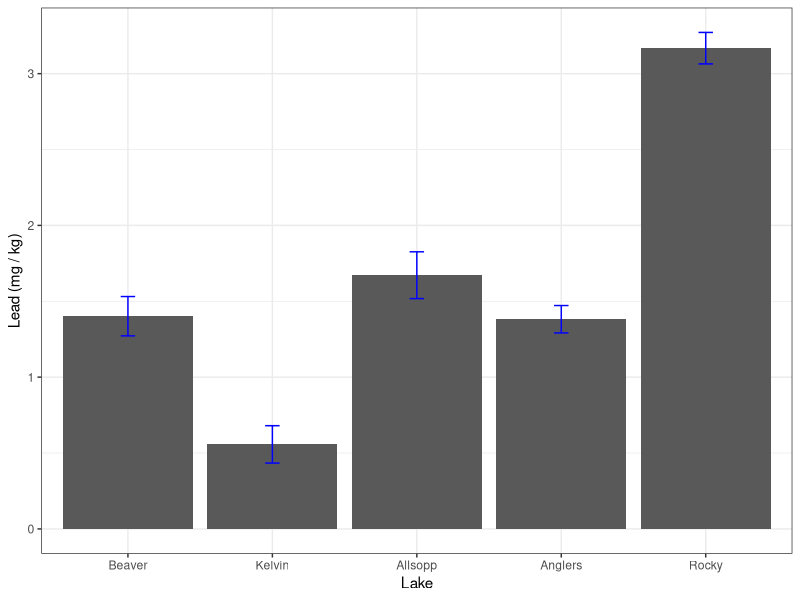
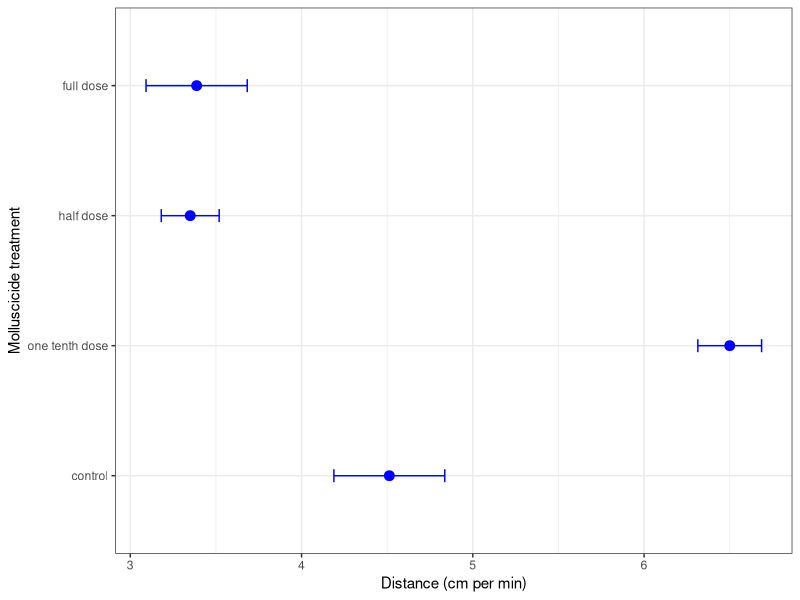

The R source for these figures, in order:
## ---- chunk 1
library(dplyr)
library(ggplot2)
## ---- chunk 2
lake_pb <- read.csv(file="../data_csv/LAKEPB.CSV")

lake_pb_stats <- 
  lake_pb %>% group_by(Lake) %>% 
  summarise(Mean = mean(Lead), SE = sd(Lead)/sqrt(n()))

levs <- c("Beaver", "Kelvin", "Allsopp", "Anglers", "Rocky")
lake_pb_stats <- mutate(lake_pb_stats, 
                       Lake = factor(Lake, levels = levs))

ggplot(data = lake_pb_stats, 
       aes(x = Lake, y = Mean, ymin = Mean - SE, ymax = Mean + SE)) + 
  geom_bar(stat = "identity") + 
  geom_errorbar(width = 0.1, colour = "blue") + 
  xlab("Lake") + ylab("Lead (mg / kg)") +
  theme_bw()
## ---- chunk 3
slugit <- read.csv(file="../data_csv/SLUGIT.CSV")

slugit_stats <- 
  slugit %>% group_by(SlugitTreat) %>% 
  summarise(Mean = mean(Distance), SE = sd(Distance)/sqrt(n()))

levs <- c("control", "one tenth dose", "half dose", "full dose")
slugit_stats <- mutate(slugit_stats, 
                       SlugitTreat = factor(SlugitTreat, levels = levs))

ggplot(data = slugit_stats, 
       aes(x = SlugitTreat, y = Mean, ymin = Mean - SE, ymax = Mean + SE)) + 
  geom_point(colour = "blue", size = 3) + 
  geom_errorbar(width = 0.1, colour = "blue") + 
  xlab("Molluscicide treatment") + ylab("Distance (cm per min)") +
  coord_flip() +
  theme_bw()
